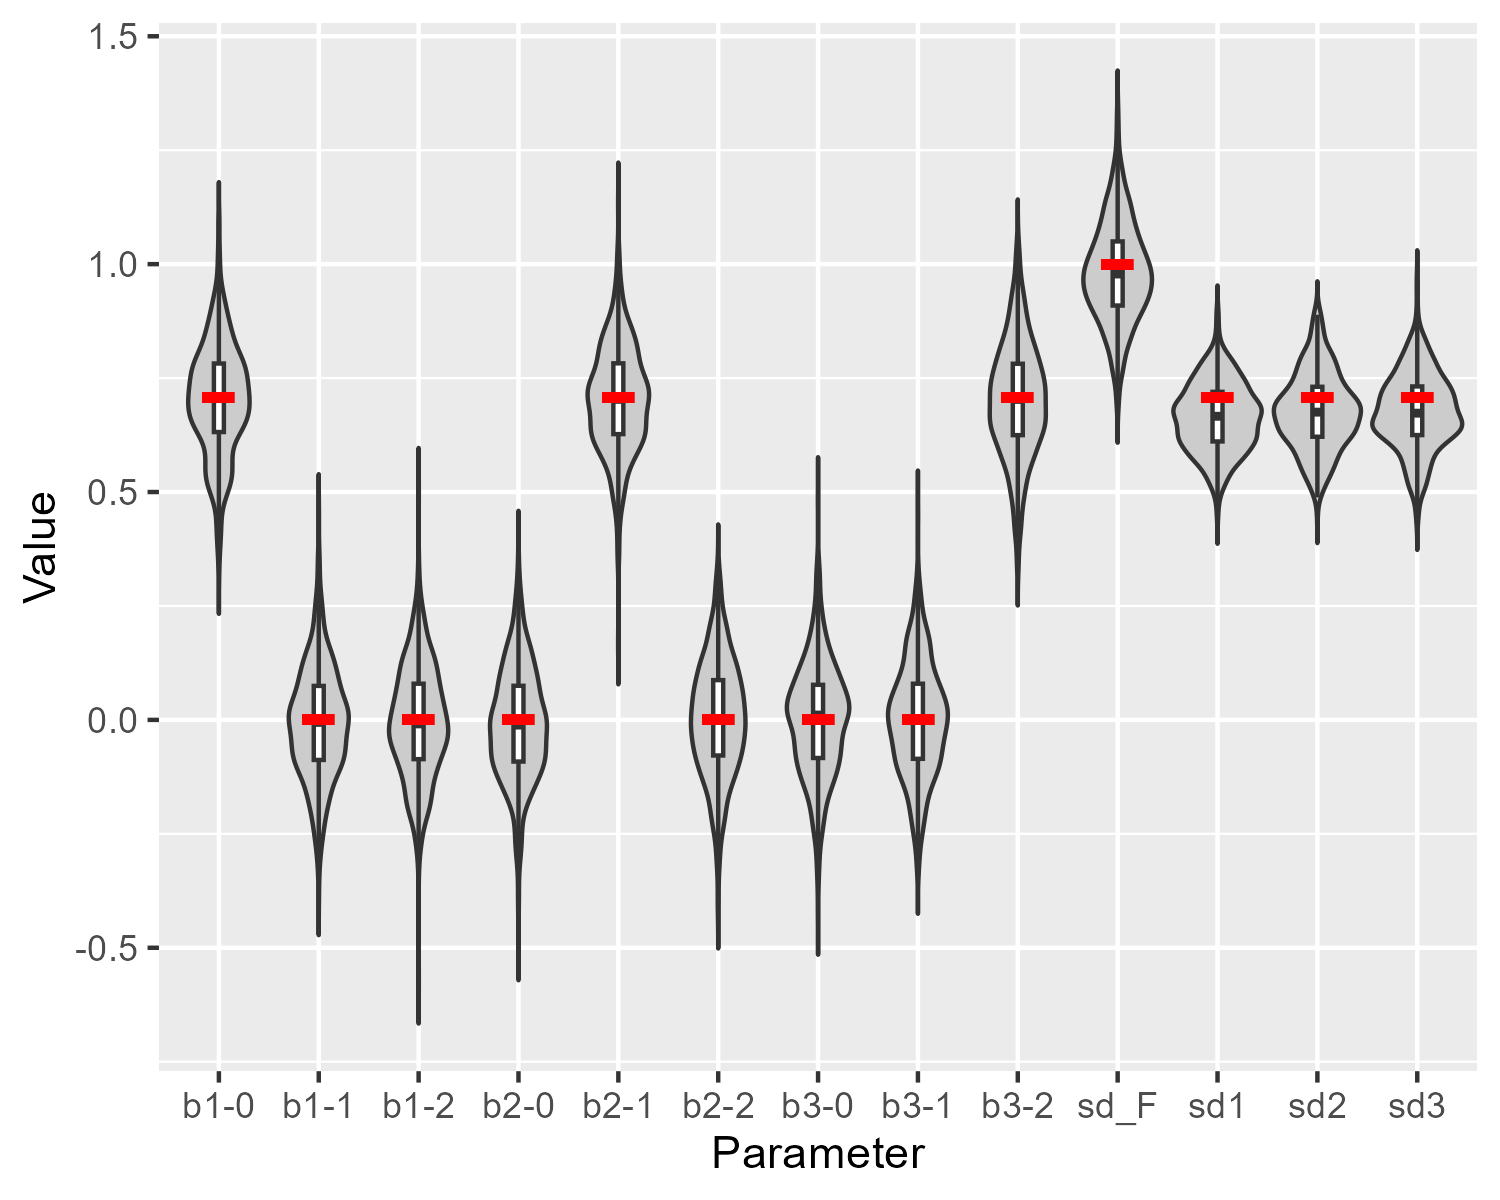

This chart was generated by the following R code:

# setwd( R'(C:\Users\jtuth\Documents\GitHub\DLFA\simulation)' )

library(dsem)
library(ggplot2)

##############
# Parameterize simulator
##############

nt = 40

data = data.frame(
  area1 = rep(0, nt),
  area2 = rep(0, nt),
  area3 = rep(0, nt),
  F1 = rnorm(nt)
)

dynamics = "
  F1 -> area1, 0, area1_0, 0.707
  F1 -> area2, 0, area2_0, 0
  F1 -> area3, 0, area3_0, 0

  F1 -> area1, 1, area1_1, 0
  F1 -> area2, 1, area2_1, 0.707
  F1 -> area3, 1, area3_1, 0

  F1 -> area1, 2, area1_2, 0
  F1 -> area2, 2, area2_2, 0
  F1 -> area3, 2, area3_2, 0.707

  F1 <-> F1, 0, sd_F1, 1
  area1 <-> area1, 0, sd_area1, 0.707
  area2 <-> area2, 0, sd_area2, 0.707
  area3 <-> area3, 0, sd_area3, 0.707
"

simulator = dsem(
  sem = dynamics,
  tsdata = ts(data),
  control = dsem_control(
    run_model = FALSE,
    quiet = TRUE
  )
)

##############
# Simulation experiment
##############

nr = 500

sims = simulate(
  simulator,
  nsim = nr,
  variance = "random",
  resimulate_gmrf = TRUE
)

fit_r = vector( "list", length = nr )
for(ri in seq_len(nr)){
  fit_r[[ri]] = dsem(
    tsdata = sims[[ri]],
    sem = dynamics
  )
}

par_true = simulator$obj$par
true_df <- data.frame(
  par = factor(1:13),
  par_true = as.numeric(par_true)
)
true_df$par_name = c(
  paste0("b", 1:3, "-0"),
  paste0("b", 1:3, "-1"),
  paste0("b", 1:3, "-2"),
  c( "sd_F", "sd1", "sd2", "sd3")
)

grid = expand.grid(
  par = seq_along(par_true),
  rep = seq_len(nr)
)
grid$parhat = as.vector(sapply( fit_r, \(x) x$opt$par ))
grid$par_name = true_df$par_name[grid$par]

ggplot(grid, aes(x = par_name, y = parhat)) +
  geom_violin(fill = "grey80", trim = FALSE) +
  geom_boxplot(width = 0.1, outlier.shape = NA) +
  geom_point(
    data = true_df, aes(x = par_name, y = par_true),
    shape = "-", size = 10, color = "red"
  ) +
  labs(x = "Parameter", y = "Value")
ggsave( file = "simulation.png", width = 5, height = 4 )
